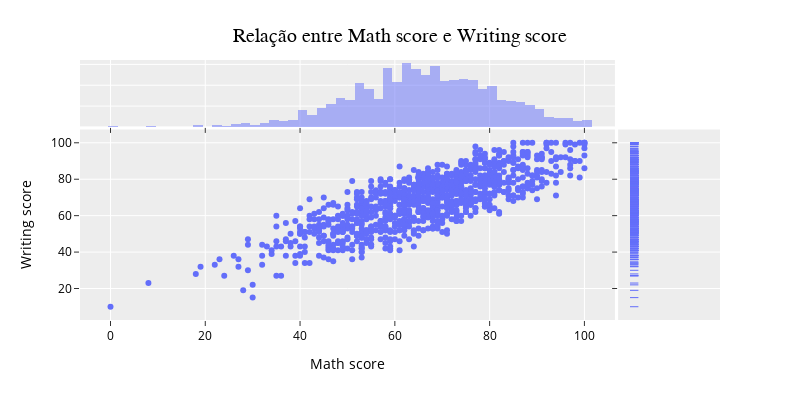
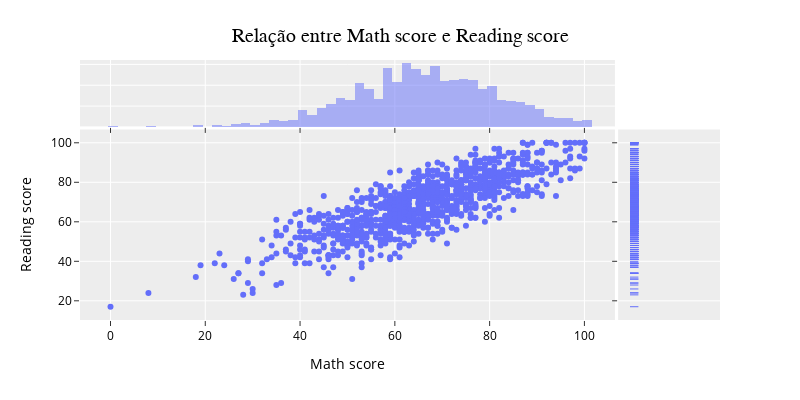
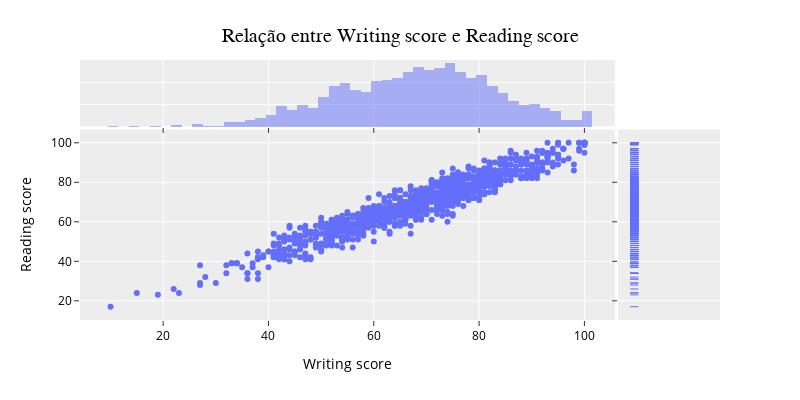

The notebook cell these images were saved under, in order:
### Code cell
combination = combinations(distribution_features,2)

for comb in combination:
    ax = comb[0]
    ay = comb[1]
    fig = px.scatter(data_frame=df, x=ax, y=ay, marginal_x="histogram", marginal_y="rug", width=800, height=400);
    fig.update_layout(
        xaxis_title={
        'text':f'{ax.capitalize()}'
        },
        yaxis_title={
            'text':f'{ay.capitalize()}'
        },
        font_color='black',
        title={
            'text': f'Relação entre {ax.capitalize()} e {ay.capitalize()}',
            'x': 0.5,
            'y': 0.93,
            'font_family': 'Times New Roman',
            'font_color': 'black',
            'font_size': 20
        },
        template='ggplot2'
    )
    fig.show()

### Figure 1 — Plotly figure (JSON) as saved in the notebook; plotly's stock layout.template omitted (floating-point values rounded to 4 significant figures; data arrays with more than 128 entries replaced by an {"elided": "..."} marker saying what was removed)
{"data": [{"hovertemplate": "math score=%{x}<br>writing score=%{y}<extra></extra>", "legendgroup": "", "marker": {"color": "#636efa", "symbol": "circle"}, "mode": "markers", "name": "", "orientation": "v", "showlegend": false, "type": "scatter", "x": {"elided": "1000 int values"}, "xaxis": "x", "y": {"elided": "1000 int values"}, "yaxis": "y"}, {"alignmentgroup": "True", "bingroup": "x", "hovertemplate": "math score=%{x}<br>count=%{y}<extra></extra>", "legendgroup": "", "marker": {"color": "#636efa"}, "name": "", "offsetgroup": "", "opacity": 0.5, "showlegend": false, "type": "histogram", "x": {"elided": "1000 int values"}, "xaxis": "x3", "yaxis": "y3"}, {"alignmentgroup": "True", "boxpoints": "all", "fillcolor": "rgba(255,255,255,0)", "hoveron": "points", "hovertemplate": "writing score=%{y}<extra></extra>", "jitter": 0, "legendgroup": "", "line": {"color": "rgba(255,255,255,0)"}, "marker": {"color": "#636efa", "symbol": "line-ew-open"}, "name": "", "offsetgroup": "", "showlegend": false, "type": "box", "xaxis": "x2", "y": {"elided": "1000 int values"}, "yaxis": "y2"}], "layout": {"barmode": "overlay", "font": {"color": "black"}, "height": 400, "legend": {"tracegroupgap": 0}, "margin": {"t": 60}, "title": {"font": {"color": "black", "family": "Times New Roman", "size": 20}, "text": "Relação entre Math score e Writing score", "x": 0.5, "y": 0.93}, "width": 800, "xaxis": {"anchor": "y", "domain": [0, 0.8358], "title": {"text": "Math score"}}, "xaxis2": {"anchor": "y2", "domain": [0.8408, 1], "matches": "x2", "showgrid": false, "showline": false, "showticklabels": false, "ticks": ""}, "xaxis3": {"anchor": "y3", "domain": [0, 0.8358], "matches": "x", "showgrid": true, "showticklabels": false}, "xaxis4": {"anchor": "y4", "domain": [0.8408, 1], "matches": "x2", "showgrid": false, "showline": false, "showticklabels": false, "ticks": ""}, "yaxis": {"anchor": "x", "domain": [0, 0.7326], "title": {"text": "Writing score"}}, "yaxis2": {"anchor": "x2", "domain": [0, 0.7326], "matches": "y", "showgrid": true, "showticklabels": false}, "yaxis3": {"anchor": "x3", "domain": [0.7426, 1], "matches": "y3", "showgrid": true, "showline": false, "showticklabels": false, "ticks": ""}, "yaxis4": {"anchor": "x4", "domain": [0.7426, 1], "matches": "y3", "showgrid": true, "showline": false, "showticklabels": false, "ticks": ""}}}

### Figure 2 — Plotly figure (JSON) as saved in the notebook; plotly's stock layout.template omitted (floating-point values rounded to 4 significant figures; data arrays with more than 128 entries replaced by an {"elided": "..."} marker saying what was removed)
{"data": [{"hovertemplate": "math score=%{x}<br>reading score=%{y}<extra></extra>", "legendgroup": "", "marker": {"color": "#636efa", "symbol": "circle"}, "mode": "markers", "name": "", "orientation": "v", "showlegend": false, "type": "scatter", "x": {"elided": "1000 int values"}, "xaxis": "x", "y": {"elided": "1000 int values"}, "yaxis": "y"}, {"alignmentgroup": "True", "bingroup": "x", "hovertemplate": "math score=%{x}<br>count=%{y}<extra></extra>", "legendgroup": "", "marker": {"color": "#636efa"}, "name": "", "offsetgroup": "", "opacity": 0.5, "showlegend": false, "type": "histogram", "x": {"elided": "1000 int values"}, "xaxis": "x3", "yaxis": "y3"}, {"alignmentgroup": "True", "boxpoints": "all", "fillcolor": "rgba(255,255,255,0)", "hoveron": "points", "hovertemplate": "reading score=%{y}<extra></extra>", "jitter": 0, "legendgroup": "", "line": {"color": "rgba(255,255,255,0)"}, "marker": {"color": "#636efa", "symbol": "line-ew-open"}, "name": "", "offsetgroup": "", "showlegend": false, "type": "box", "xaxis": "x2", "y": {"elided": "1000 int values"}, "yaxis": "y2"}], "layout": {"barmode": "overlay", "font": {"color": "black"}, "height": 400, "legend": {"tracegroupgap": 0}, "margin": {"t": 60}, "title": {"font": {"color": "black", "family": "Times New Roman", "size": 20}, "text": "Relação entre Math score e Reading score", "x": 0.5, "y": 0.93}, "width": 800, "xaxis": {"anchor": "y", "domain": [0, 0.8358], "title": {"text": "Math score"}}, "xaxis2": {"anchor": "y2", "domain": [0.8408, 1], "matches": "x2", "showgrid": false, "showline": false, "showticklabels": false, "ticks": ""}, "xaxis3": {"anchor": "y3", "domain": [0, 0.8358], "matches": "x", "showgrid": true, "showticklabels": false}, "xaxis4": {"anchor": "y4", "domain": [0.8408, 1], "matches": "x2", "showgrid": false, "showline": false, "showticklabels": false, "ticks": ""}, "yaxis": {"anchor": "x", "domain": [0, 0.7326], "title": {"text": "Reading score"}}, "yaxis2": {"anchor": "x2", "domain": [0, 0.7326], "matches": "y", "showgrid": true, "showticklabels": false}, "yaxis3": {"anchor": "x3", "domain": [0.7426, 1], "matches": "y3", "showgrid": true, "showline": false, "showticklabels": false, "ticks": ""}, "yaxis4": {"anchor": "x4", "domain": [0.7426, 1], "matches": "y3", "showgrid": true, "showline": false, "showticklabels": false, "ticks": ""}}}

### Figure 3 — Plotly figure (JSON) as saved in the notebook; plotly's stock layout.template omitted (floating-point values rounded to 4 significant figures; data arrays with more than 128 entries replaced by an {"elided": "..."} marker saying what was removed)
{"data": [{"hovertemplate": "writing score=%{x}<br>reading score=%{y}<extra></extra>", "legendgroup": "", "marker": {"color": "#636efa", "symbol": "circle"}, "mode": "markers", "name": "", "orientation": "v", "showlegend": false, "type": "scatter", "x": {"elided": "1000 int values"}, "xaxis": "x", "y": {"elided": "1000 int values"}, "yaxis": "y"}, {"alignmentgroup": "True", "bingroup": "x", "hovertemplate": "writing score=%{x}<br>count=%{y}<extra></extra>", "legendgroup": "", "marker": {"color": "#636efa"}, "name": "", "offsetgroup": "", "opacity": 0.5, "showlegend": false, "type": "histogram", "x": {"elided": "1000 int values"}, "xaxis": "x3", "yaxis": "y3"}, {"alignmentgroup": "True", "boxpoints": "all", "fillcolor": "rgba(255,255,255,0)", "hoveron": "points", "hovertemplate": "reading score=%{y}<extra></extra>", "jitter": 0, "legendgroup": "", "line": {"color": "rgba(255,255,255,0)"}, "marker": {"color": "#636efa", "symbol": "line-ew-open"}, "name": "", "offsetgroup": "", "showlegend": false, "type": "box", "xaxis": "x2", "y": {"elided": "1000 int values"}, "yaxis": "y2"}], "layout": {"barmode": "overlay", "font": {"color": "black"}, "height": 400, "legend": {"tracegroupgap": 0}, "margin": {"t": 60}, "title": {"font": {"color": "black", "family": "Times New Roman", "size": 20}, "text": "Relação entre Writing score e Reading score", "x": 0.5, "y": 0.93}, "width": 800, "xaxis": {"anchor": "y", "domain": [0, 0.8358], "title": {"text": "Writing score"}}, "xaxis2": {"anchor": "y2", "domain": [0.8408, 1], "matches": "x2", "showgrid": false, "showline": false, "showticklabels": false, "ticks": ""}, "xaxis3": {"anchor": "y3", "domain": [0, 0.8358], "matches": "x", "showgrid": true, "showticklabels": false}, "xaxis4": {"anchor": "y4", "domain": [0.8408, 1], "matches": "x2", "showgrid": false, "showline": false, "showticklabels": false, "ticks": ""}, "yaxis": {"anchor": "x", "domain": [0, 0.7326], "title": {"text": "Reading score"}}, "yaxis2": {"anchor": "x2", "domain": [0, 0.7326], "matches": "y", "showgrid": true, "showticklabels": false}, "yaxis3": {"anchor": "x3", "domain": [0.7426, 1], "matches": "y3", "showgrid": true, "showline": false, "showticklabels": false, "ticks": ""}, "yaxis4": {"anchor": "x4", "domain": [0.7426, 1], "matches": "y3", "showgrid": true, "showline": false, "showticklabels": false, "ticks": ""}}}
